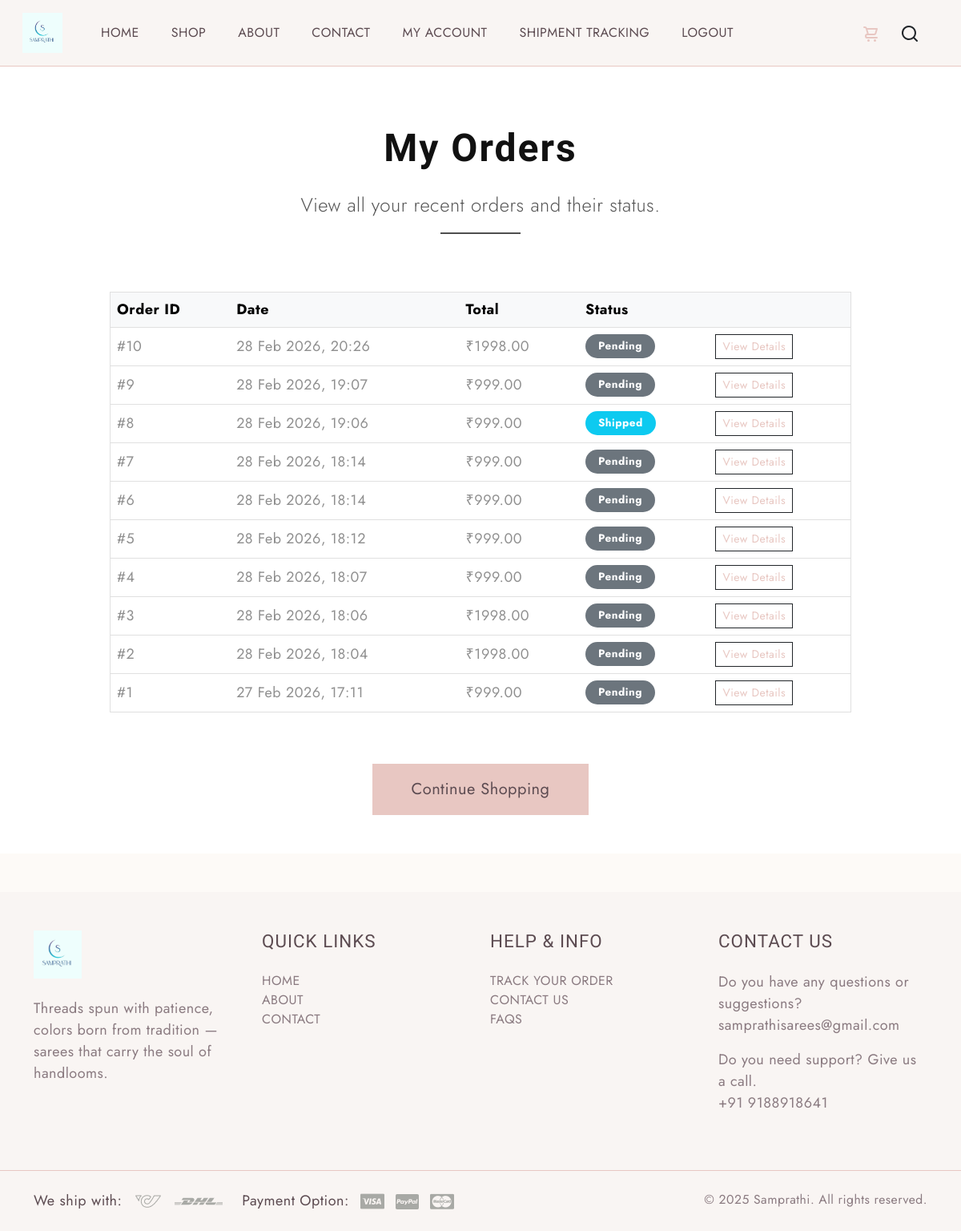
/my-orders/ (signed in), run on the app's committed database.
### products/models.py (models this page shows, shortened)
class Order(models.Model):
    STATUS_CHOICES = [
        ('Pending', 'Pending'),
        ('Processing', 'Processing'),
        ('Shipped', 'Shipped'),
        ('Delivered', 'Delivered'),
        ('Cancelled', 'Cancelled'),
    ]
    user = models.ForeignKey(User, on_delete=models.CASCADE)
    created_at = models.DateTimeField(auto_now_add=True)
    total_price = models.DecimalField(max_digits=10, decimal_places=2)
    status = models.CharField(
        max_length=20,
        choices=STATUS_CHOICES,
        default='Pending')
    full_name = models.CharField(max_length=200, blank=True)
    phone = models.CharField(max_length=15, blank=True)
    address = models.TextField(blank=True)
    city = models.CharField(max_length=100, blank=True)
    state = models.CharField(max_length=100, blank=True)
    pincode = models.CharField(max_length=10, blank=True)

### products/views.py (the view)
# urls.py: path('my-orders/', views.my_orders, name='my_orders'),
@login_required
def my_orders(request):
    orders = Order.objects.filter(user=request.user).order_by('-created_at')
    context = {
        'orders': orders,
        'title': 'My Orders - Samprathi',
    }
    return render(request, 'products/my_orders.html', context)

### products/context_processors.py (called while the page is built)
def cart_count(request):
    cart = request.session.get('cart', {})
    count = sum(cart.values())
    return {
        'cart_count': count
    }

### products/templates/products/my_orders.html (shortened to what this page needs)
{% extends "products/base.html" %}
{% load static %}
{% block content %}
<section class="py-5" style="background-color: #ffffff; color: #333333;">
  <div class="container">
    <div class="row justify-content-center mb-5 pb-4">
      <div class="col-lg-10 text-center" data-aos="fade-up">
        <h1 class="display-5 fw-bold mb-4" style="letter-spacing: 2px; color: #111111;">
          My Orders
        </h1>
        <p class="lead fs-4 mb-3" style="color: #555555;">
          View all your recent orders and their status.
        </p>
        <div class="mx-auto" style="width: 100px; height: 2px; background: #222222; opacity: 0.8;"></div>
      </div>
    </div>
    {% if orders %}
      <div class="row justify-content-center">
        <div class="col-lg-10" data-aos="fade-up" data-aos-delay="100">
          <div class="table-responsive">
            <table class="table table-hover align-middle" style="border: 1px solid #e0e0e0;">
              <thead class="table-light">
                <tr>
                  <th scope="col">Order ID</th>
                  <th scope="col">Date</th>
                  <th scope="col">Total</th>
                  <th scope="col">Status</th>
                  <th scope="col"></th>
                </tr>
              </thead>
              <tbody>
                {% for order in orders %}
                  <tr>
                    <td>#{{ order.id }}</td>
                    <td>{{ order.created_at|date:"d M Y, H:i" }}</td>
                    <td>₹{{ order.total_price|floatformat:2 }}</td>
                    <td>
                      <span class="badge rounded-pill px-3 py-2
                        {% if order.status == 'Delivered' %}bg-success
                        {% elif order.status == 'Shipped' %}bg-info
                        {% elif order.status == 'Processing' %}bg-warning
                        {% elif order.status == 'Cancelled' %}bg-danger
                        {% else %}bg-secondary{% endif %}">
                        {{ order.status }}
                      </span>
                    </td>
                    <td>
                      <a href="#" class="btn btn-sm btn-outline-dark rounded-0">
                        View Details
                      </a>
                    </td>
                  </tr>
                {% empty %}
                  <tr>
                    <td colspan="5" class="text-center py-5 text-muted fs-5">
                      No orders found.
                    </td>
                  </tr>
                {% endfor %}
              </tbody>
            </table>
          </div>
        </div>
      </div>
      <div class="row justify-content-center mt-5">
        <div class="col-lg-8 text-center">
          <a href="{% url 'shop' %}" class="btn btn-dark btn-lg rounded-0 px-5 py-3">
            Continue Shopping
          </a>
        </div>
      </div>
    {% endif %}
  </div>
</section>
{% endblock %}

### static/style.css (style rules this page uses)
body { --heading-font: "Marcellus", Roboto, sans-serif; --heading-font-weight: 400; --heading-color: #111; --heading-line-height: 1.24; --swiper-theme-color: #8C907E; --bs-body-font-family: "Jost", Roboto, sans-serif; --bs-body-font-size: 18px; --bs-body-font-weight: 400; --bs-body-line-height: 1.5; --bs-body-color: #8f8f8f; --bs-body-color-rgb: 143, 143, 143; --bs-primary: #8C907E; --bs-secondary: #6c757d; --bs-black: #111; --bs-light: #F1F1F0; --bs-dark: #212529; --bs-gray: #9aa1a7; --bs-gray-dark: #51565b; --bs-primary-rgb: 140, 144, 126; --bs-secondary-rgb: 108, 117, 125; --bs-black-rgb: 17, 17, 17; --bs-light-rgb: 241, 241, 240; --bs-dark-rgb: 33, 37, 41; --bs-link-color: #111; --bs-link-color-rgb: 17, 17, 17; --bs-link-decoration: underline; --bs-link-hover-color: #111; --bs-link-hover-color-rgb: 17, 17, 17; }
body { letter-spacing: 0.03rem; }
h1, .h1, h2, .h2, h3, .h3, h4, .h4, h5, .h5, h6, .h6 { font-family: var(--heading-font); font-weight: var(--heading-font-weight); color: var(--heading-color); line-height: var(--heading-line-height); }
h1, h2, h3 { margin: 25px 0; }
h1, .h1 { font-size: 4.5rem; }
a { text-decoration: none; }
.btn { --bs-btn-border-radius: 0; }

### products/templates/products/base.html (style rules this page uses)
body { background-color: #fdfaf7; color: #5c4b51; font-family: 'Jost', sans-serif; }
h1, h2, h3, h4, h5, h6 { font-family: 'Marcellus', serif; color: #5c4b51; }
.btn-primary, .btn-dark, .btn.btn-primary.btn-lg { background-color: #e8c7c2 !important; border-color: #e8c7c2 !important; color: #5c4b51 !important; transition: all 0.3s ease; }
a:not(.nav-link) { color: #e8c7c2; }

### products/templates/products/my_orders.html (style rules this page uses)
.table th, .table td { vertical-align: middle; border-color: #e0e0e0; }
.btn-outline-dark { border-width: 1.5px; transition: all 0.3s; }

### data on the page
Order: id "10", created_at "28 Feb 2026, 20:26", total_price "1998.00", status "Pending"
Order: id "9", created_at "28 Feb 2026, 19:07", total_price "999.00", status "Pending"
Order: id "8", created_at "28 Feb 2026, 19:06", total_price "999.00", status "Shipped"
Order: id "7", created_at "28 Feb 2026, 18:14", total_price "999.00", status "Pending"
Order: id "6", created_at "28 Feb 2026, 18:14", total_price "999.00", status "Pending"
Order: id "5", created_at "28 Feb 2026, 18:12", total_price "999.00", status "Pending"
Order: id "4", created_at "28 Feb 2026, 18:07", total_price "999.00", status "Pending"
Order: id "3", created_at "28 Feb 2026, 18:06", total_price "1998.00", status "Pending"
Order: id "2", created_at "28 Feb 2026, 18:04", total_price "1998.00", status "Pending"
Order: id "1", created_at "27 Feb 2026, 17:11", total_price "999.00", status "Pending"
